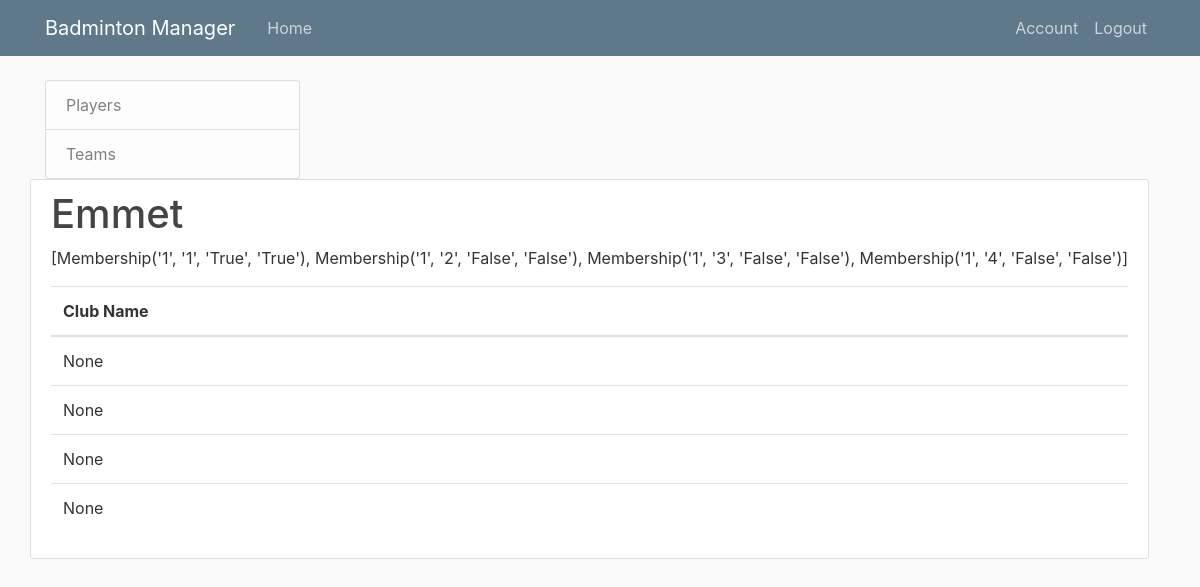
Before: /user/1 (signed in) with the older database file.
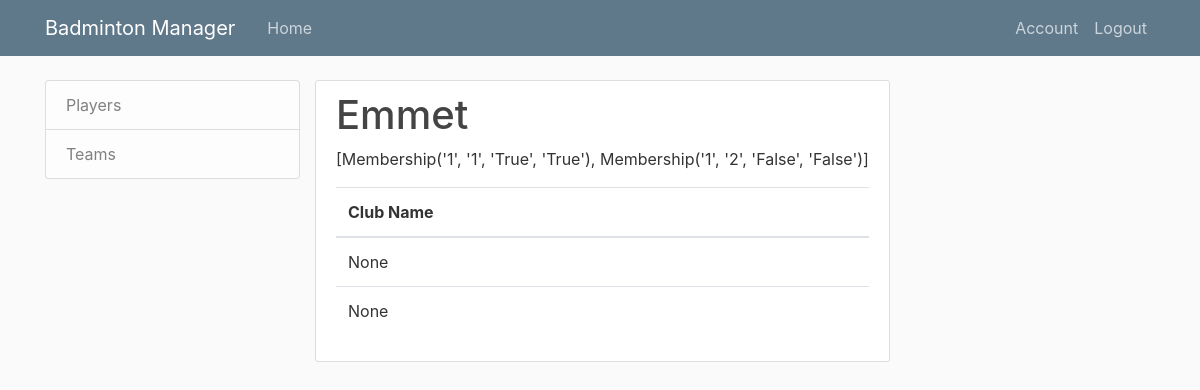
After: the same page with the newer database file.
### clubmanager/models.py (models this page shows)
class Membership(db.Model):
    __tablename__ = 'membership'
    user_id = db.Column(db.Integer, db.ForeignKey('user.id'), primary_key=True)
    club_id = db.Column(db.Integer, db.ForeignKey('club.id'), primary_key=True)
    is_admin = db.Column(db.Boolean, unique=False, default=False)
    is_member = db.Column(db.Boolean, unique=False, default=False)
    member = db.relationship("User", back_populates="clubs")
    club = db.relationship("Club", back_populates="members")
    '''

    '''
    def __repr__(self):
        return f"Membership('{self.user_id}', '{self.club_id}', '{self.is_admin}', '{self.is_member}')"

### clubmanager/users/routes.py (the view)
@users.route("/user/<int:user_id>")
@login_required
def user(user_id):
    user = User.query.get_or_404(user_id)
    club_list = []
    for c in user.clubs:
        i = Club(id=c.club_id)
        club_list.append(i)
    return render_template('user_profile.html', user=user, club_list=club_list)

### clubmanager/models.py (called while the page is built)
@login_manager.user_loader
def load_user(user_id):
    return User.query.get(int(user_id))

### clubmanager/templates/user_profile.html
{% extends "layout.html" %}
{% block content %}
<div class="row">
  {% include 'sidebar.html' %}
  <article class="media content-section">
    <div class="media-body">
      <h1 class="article-title">{{ user.first_name }}</h1>
      <p>{{ user.clubs }}</p>
      <table class="table">
        <thead>
          <tr>
            <th scope="col">Club Name</th>
          </tr>
        </thead>
        <tbody>
          {% for club in club_list %}
            <tr>
              <td>{{ club.name }}</td>
            </tr>
          {% endfor %}
        </tbody>
      </table>
    </div>
  </article>
  </div>
{% endblock %}

Changed rows visible on the page:
removed Membership: clubs "[Membership('1', '1', 'True', 'True'), Membership('1', '2', 'False', 'False'), Membership('1', '3', 'False', 'False'), Membership('1', '4', 'False', 'False')]"
added Membership: clubs "[Membership('1', '1', 'True', 'True'), Membership('1', '2', 'False', 'False')]"
Other visible differences:
list line gone: "None"
